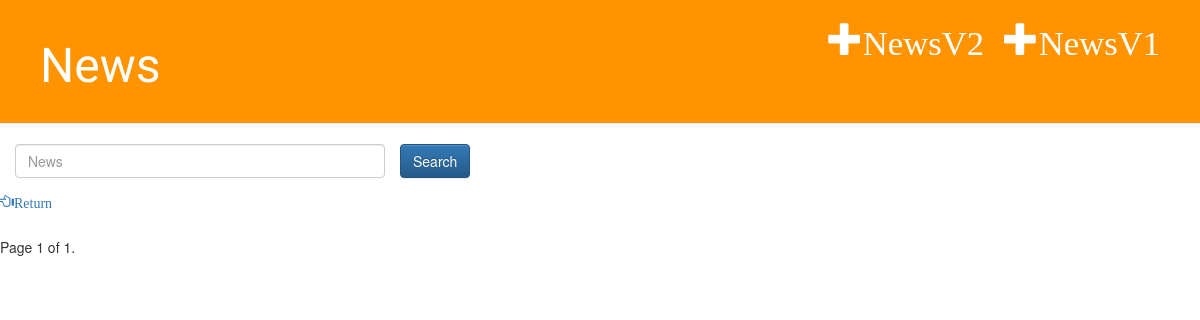
Before: /news/ with the older database file.
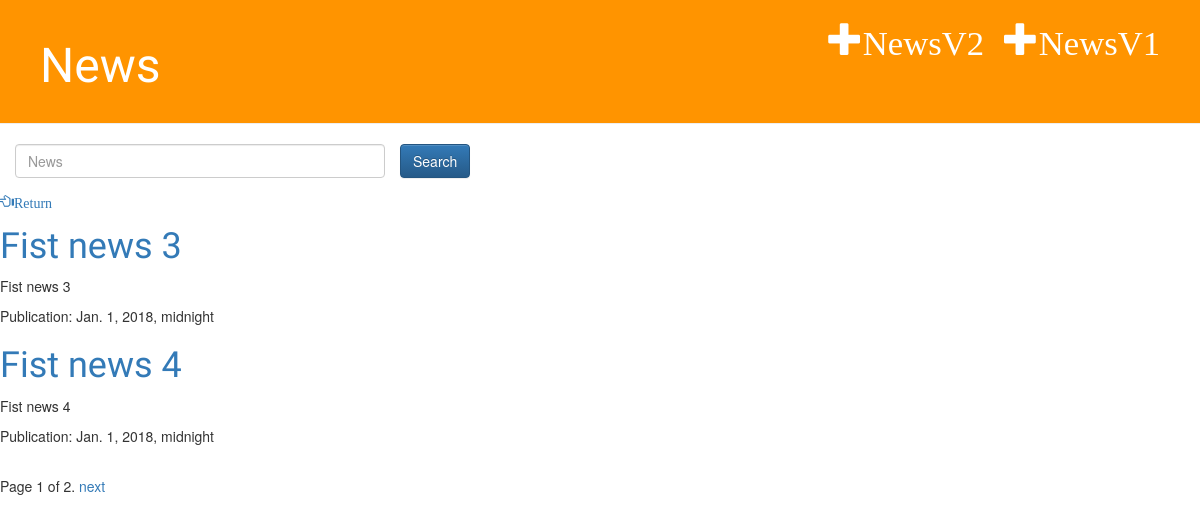
After: the same page with the newer database file.
### news/models.py (models this page shows, shortened)
class BaseNews(Base):
    description = models.CharField(max_length=200)
    image = models.ImageField(upload_to='Django_news/news/media/photos',
                              blank=True, null=True)

class NewsItem(BaseNews):
    publish_date = models.DateTimeField(
        blank=True, null=True)

class Base(models.Model):
    title = models.CharField(max_length=100)
    class Meta:
        abstract = True

class BaseNews(Base):
    description = models.CharField(max_length=200)
    image = models.ImageField(upload_to='Django_news/news/media/photos',
                              blank=True, null=True)

### news/views.py (the view)
# urls.py: url(r'^news/$', views.news_list, name='news'),
def news_list(request):
    news = NewsItem.objects.filter(publish_date__lte=timezone.now()).order_by('publish_date')
    paginator_news = Paginator(news, 2)
    page = request.GET.get('page')
    try:
        news = paginator_news.page(page)
    except PageNotAnInteger:
        news = paginator_news.page(1)
    except EmptyPage:
        news = paginator_news.page(paginator_news.num_pages)
    return render(request, 'news/news_list.html', {'NewsItem': news})

### news/templates/news/news_list.html (shortened to what this page needs)
{% load staticfiles %}
<html>
<head>
    <link rel="stylesheet" href="//maxcdn.bootstrapcdn.com/bootstrap/3.2.0/css/bootstrap.min.css">
    <link rel="stylesheet" href="//maxcdn.bootstrapcdn.com/bootstrap/3.2.0/css/bootstrap-theme.min.css">
    <link rel="stylesheet" href="{% static 'css/news.css' %}">
</head>
<body>
<div class="page-header">
    <a href="{% url 'v1NewsAdd' %}" class="top-menu"><span class="glyphicon glyphicon-plus">NewsV1</span></a>
    <a href="{% url 'addNews' %}" class="top-menu"><span class="glyphicon glyphicon-plus">NewsV2</span></a>
    <h1>News</h1>
</div>
<form action="{% url 'search' %}" method="get">
<div class="form-group">
<div class="col-xs-4">
    <input type="text" class="form-control" name="q" placeholder="News" />
</div>
    <button type="submit" class="btn btn-primary">Search</button>
</div>
<div>
    <p>
        <a href="{% url 'index' %}"><span class="glyphicon glyphicon-hand-left">Return</span></a>
    </p>
</div>
{% for news in NewsItem %}
    <div>
        <h1><a href="{% url 'detailNews' news.id %}">{{ news.title }}</a></h1>
        <p>{{ news.description }}</p>
        <p>Publication: {{ news.publish_date }}</p>
    </div>
{% endfor %}
  <div class="pagination">
    <span class="step-links">
        <span class="current">
            Page {{ NewsItem.number }} of {{ NewsItem.paginator.num_pages }}.
        </span>
        {% if NewsItem.has_next %}
            <a href="?page={{ NewsItem.next_page_number }}{% if request.GET.q %}&q={{ request.GET.q }}{% endif %}">next</a>
        {% endif %}
    </span>
</div>
</body>
</html>

Changed rows visible on the page:
added NewsItem: title "Fist news 3", description "Fist news 3", publish_date "Jan. 1, 2018, midnight"
added NewsItem: title "Fist news 4", description "Fist news 4", publish_date "Jan. 1, 2018, midnight"
Other visible differences:
{{ NewsItem.paginator.num_pages }}: "1" → "2"
text now shown: "next"
